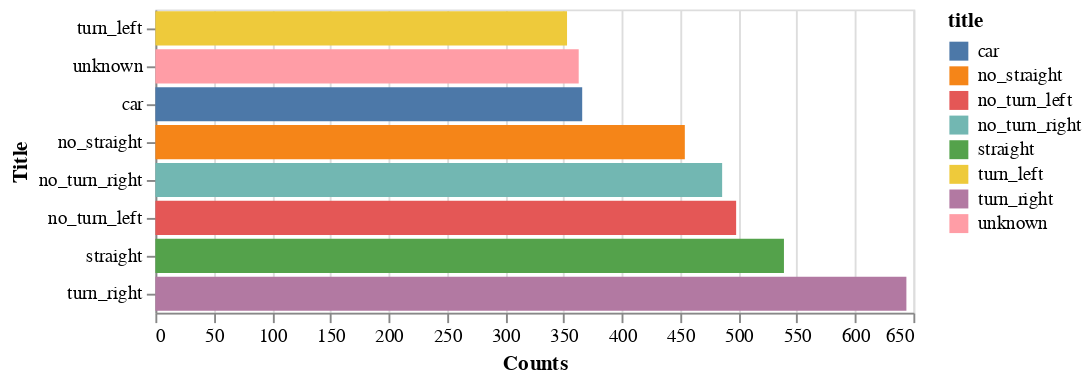

The cell this chart's notebook holds for it:
### Code cell
alt.Chart(data).mark_bar().encode(
    x=alt.X('counts', axis=alt.Axis(title='Counts')),
    y=alt.Y('title',
        sort=alt.EncodingSortField(field='counts', order='ascending', op='sum'),
        axis=alt.Axis(title='Title')
    ),
    color=alt.Color('title:N')
)

### Figure 1 — Vega-Lite specification as saved in the notebook (floating-point values rounded to 4 significant figures)
{"config": {"view": {"continuousWidth": 400, "continuousHeight": 300}}, "data": {"name": "data-200af707515c7f7f5617a8e6c07a8072"}, "mark": "bar", "encoding": {"color": {"field": "title", "type": "nominal"}, "x": {"axis": {"title": "Counts"}, "field": "counts", "type": "quantitative"}, "y": {"axis": {"title": "Title"}, "field": "title", "sort": {"field": "counts", "op": "sum", "order": "ascending"}, "type": "nominal"}}, "$schema": "https://vega.github.io/schema/vega-lite/v4.17.0.json", "datasets": {"data-200af707515c7f7f5617a8e6c07a8072": [{"counts": 644, "title": "turn_right"}, {"counts": 539, "title": "straight"}, {"counts": 498, "title": "no_turn_left"}, {"counts": 486, "title": "no_turn_right"}, {"counts": 454, "title": "no_straight"}, {"counts": 366, "title": "car"}, {"counts": 363, "title": "unknown"}, {"counts": 353, "title": "turn_left"}]}}
